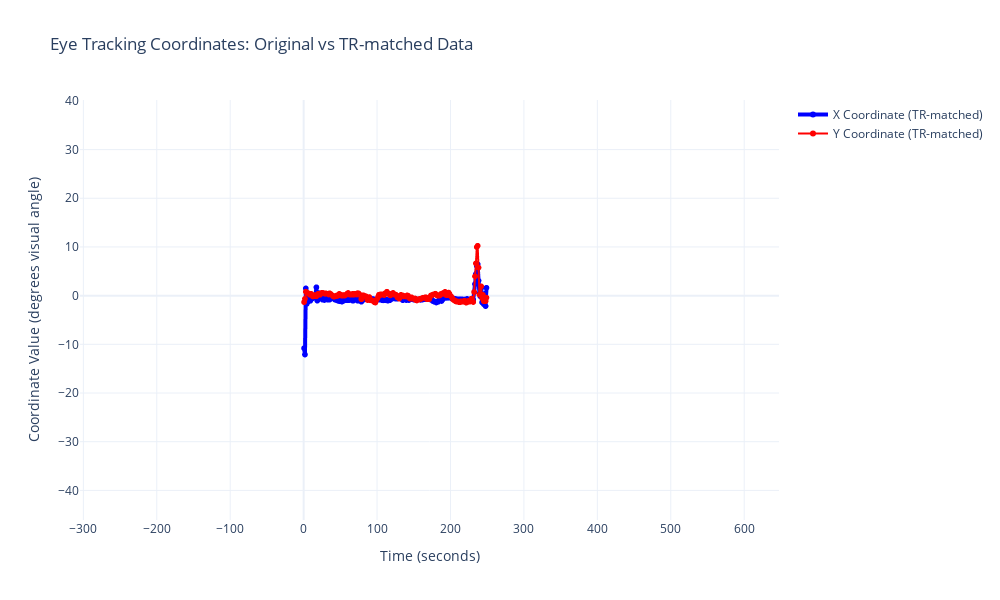

Notebook code cell kept with this figure:
### Code cell
import plotly.graph_objects as go
import numpy as np

# Calculate time in seconds
time = (data_rec_blinkless_nanless_center_dva_smooth['timestamp'] - metadata_rec['start_time']) / 1000
x_coords = data_rec_blinkless_nanless_center_dva_smooth['x_coordinate']
y_coords = data_rec_blinkless_nanless_center_dva_smooth['y_coordinate']

# Get downsampled data (208 values only)
x_coords_downsampled = data_rec_blinkless_nanless_center_dva_smooth_downsampled['x_coordinate']
y_coords_downsampled = data_rec_blinkless_nanless_center_dva_smooth_downsampled['y_coordinate']
time_downsampled = data_rec_blinkless_nanless_center_dva_smooth_downsampled['timestamp']

# Create optimized plot
fig = go.Figure()

# # Original data with lines (high resolution)
# fig.add_trace(go.Scattergl(
#     x=time, y=x_coords, mode='lines', name='X Coordinate (Original)',
#     line=dict(color='lightblue', width=2)
# ))

# fig.add_trace(go.Scattergl(
#     x=time, y=y_coords, mode='lines', name='Y Coordinate (Original)',
#     line=dict(color='lightcoral', width=1)
# ))

# Downsampled data with visible markers (208 points)
fig.add_trace(go.Scattergl(
    x=time_downsampled, y=x_coords_downsampled, 
    mode='markers+lines', name='X Coordinate (TR-matched)',
    line=dict(color='blue', width=4)))

fig.add_trace(go.Scattergl(
    x=time_downsampled, y=y_coords_downsampled, 
    mode='markers+lines', name='Y Coordinate (TR-matched)',
    line=dict(color='red', width=2)))


# Optimized layout
fig.update_layout(
    title='Eye Tracking Coordinates: Original vs TR-matched Data',
    xaxis_title='Time (seconds)',
    yaxis_title='Coordinate Value (degrees visual angle)',
    width=1000, height=600,
    hovermode='x unified',  # More efficient hover
    template='plotly_white',
    xaxis=dict(showgrid=True, showspikes=False),
    yaxis=dict(showgrid=True, showspikes=False),
    legend=dict(
        orientation="v",
        yanchor="top",
        y=1,
        xanchor="left",
        x=1.02
    )
)

# Show with performance config
fig.show(config={'scrollZoom': True, 'displaylogo': False})

### Figure 1 — Plotly figure (JSON) as saved in the notebook; plotly's stock layout.template omitted (floating-point values rounded to 4 significant figures; data arrays with more than 128 entries replaced by an {"elided": "..."} marker saying what was removed)
{"data": [{"line": {"color": "blue", "width": 4}, "mode": "markers+lines", "name": "X Coordinate (TR-matched)", "type": "scattergl", "x": {"elided": "208 float values"}, "y": {"elided": "208 float values"}}, {"line": {"color": "red", "width": 2}, "mode": "markers+lines", "name": "Y Coordinate (TR-matched)", "type": "scattergl", "x": {"elided": "208 float values"}, "y": {"elided": "208 float values"}}], "layout": {"height": 600, "hovermode": "x unified", "legend": {"orientation": "v", "x": 1.02, "xanchor": "left", "y": 1, "yanchor": "top"}, "title": {"text": "Eye Tracking Coordinates: Original vs TR-matched Data"}, "width": 1000, "xaxis": {"autorange": false, "range": [-304.6, 647.4], "showgrid": true, "showspikes": false, "title": {"text": "Time (seconds)"}, "type": "linear"}, "yaxis": {"autorange": false, "range": [-46.08, 40.19], "showgrid": true, "showspikes": false, "title": {"text": "Coordinate Value (degrees visual angle)"}, "type": "linear"}}}
